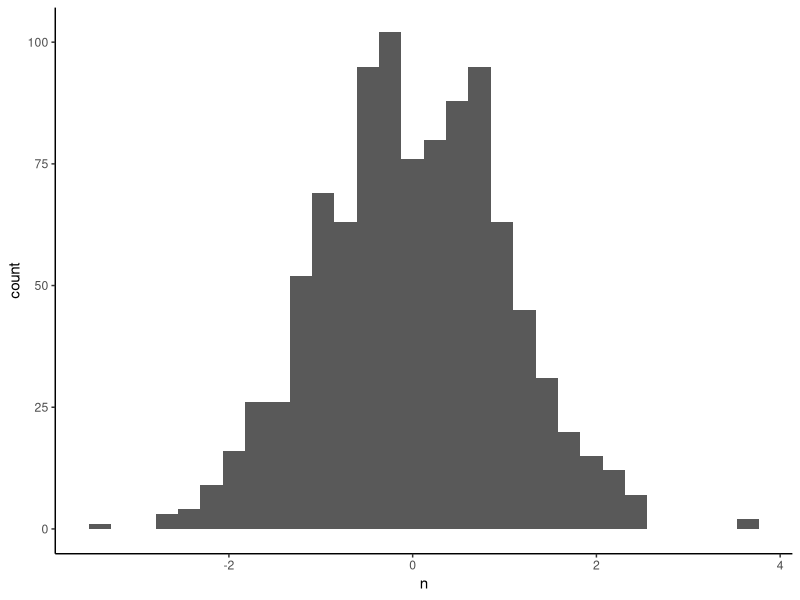
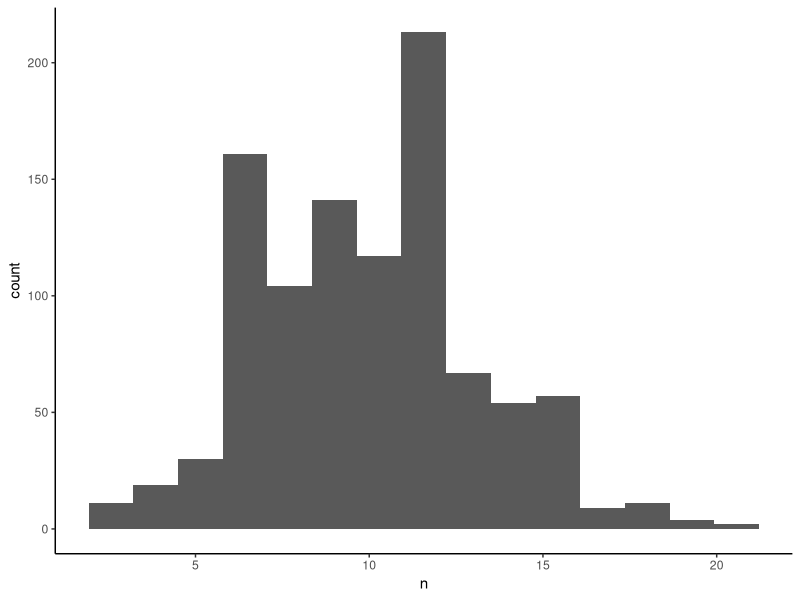
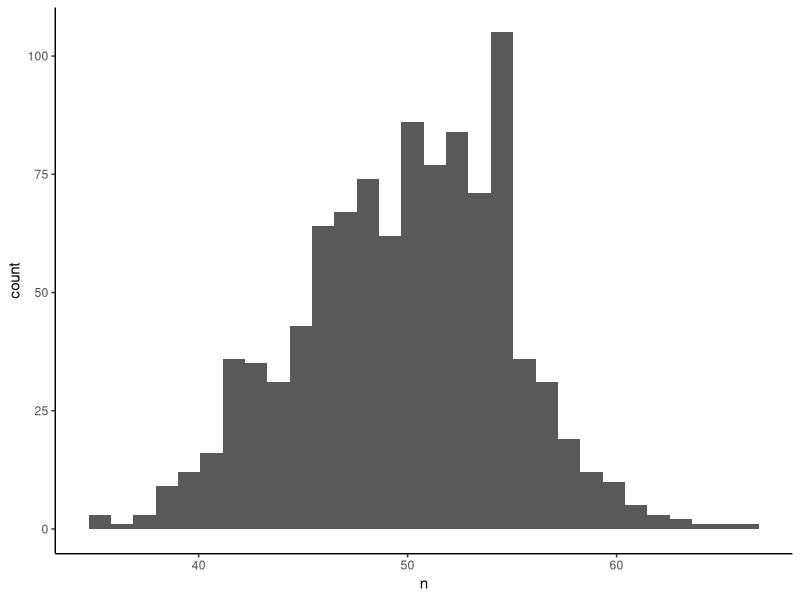

Here is the R script that generated these plots, in order:
# Plots

library(tidyverse)

# Normal
ggplot(data.frame(n=rnorm(1000)), aes(x=n))+geom_histogram()+theme_classic()

# Poisson
ggplot(data.frame(n=rpois(1000,10)), aes(x=n))+geom_histogram(bins=15)+theme_classic()

# Binomial
ggplot(data.frame(n=rbinom(1000, size=100, prob=0.5)), aes(x=n))+geom_histogram()+theme_classic()




# class data (facebook)





